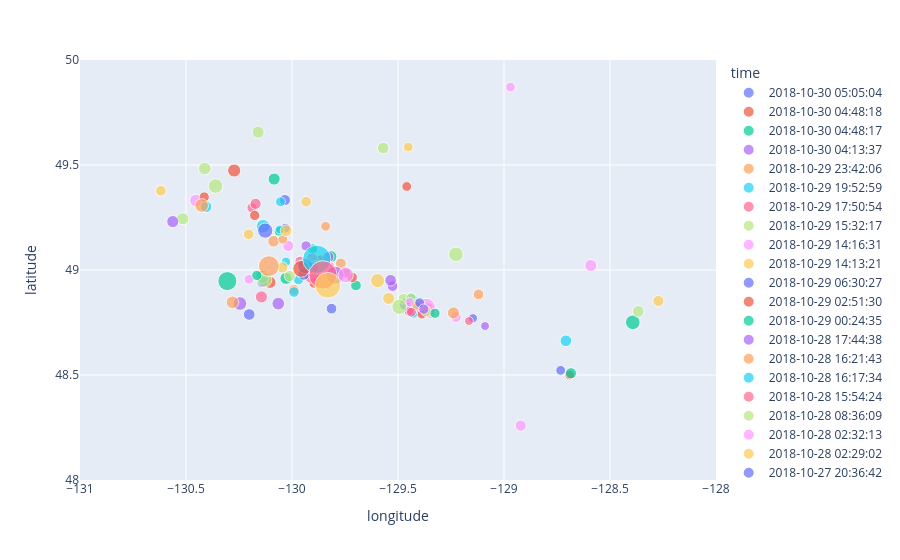

Here is the notebook cell this chart was saved with:
### Code cell
# plot
fig = px.scatter(nrcan_data, y='latitude', x='longitude', size='mag', color='time')
# change limits,
fig.update_xaxes(range=[-131, -128])
fig.update_yaxes(range=[48, 50])
fig.show()
